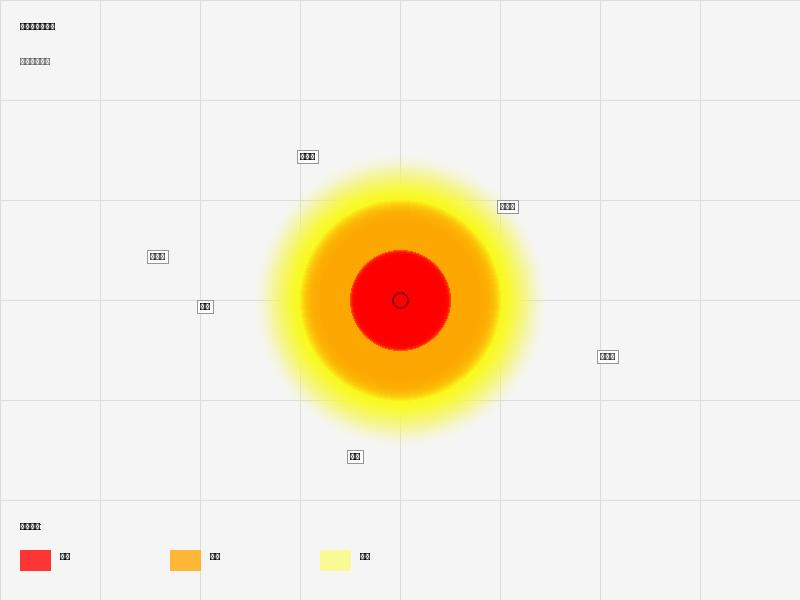
#> input picture data/sample_heatmap.jpg, 800 x 600 px
$ python heatmap_uploader.py --image ../data/sample_heatmap.jpg
#> lines starting #> are read from the running program, lines starting #| are printed output that depends on the picture; after the words box and inside, x2 and y2 are one past the last pixel; in counts of white or black regions, pixels touching at a corner belong together
### src/llm_client.py
#!/usr/bin/env python3
"""
统一LLM调用封装，支持多个大模型供应商
支持: Doubao (OpenAI-compatible), Anthropic Claude
"""

import os
import json
import base64
from typing import Optional
from dotenv import load_dotenv


class LLMClient:
    """统一的LLM客户端，根据配置自动选择Provider"""

    def __init__(self):
        load_dotenv()
        self.provider = os.getenv("LLM_PROVIDER", "doubao").lower()
        self.api_key = os.getenv("LLM_API_KEY")
        self.model = os.getenv("LLM_MODEL", "doubao-1-5-vision-pro-32k-250115")
        self.base_url = os.getenv("LLM_BASE_URL", "https://ark.volces.com/api/v3")

        if not self.api_key:
            raise ValueError("LLM_API_KEY not found in environment")

    # [147 lines left out: functions chat_with_image, chat, _chat_with_image_openai, _chat_with_image_anthropic, _chat_openai, _chat_anthropic, not called in this run]

### src/heatmap_uploader.py
#!/usr/bin/env python3
"""
热度图上传 & 权重自动更新系统
功能：上传热力图 → Claude Vision识别地点 → 高斯衰减计算权重 → 写入SQLite + JSON
"""

import os
import sys
import json
import math
import base64
import sqlite3
import argparse
from pathlib import Path
from typing import Tuple, List, Dict, Optional
from datetime import datetime
from dataclasses import dataclass, asdict
from dotenv import load_dotenv

import numpy as np
from PIL import Image
import requests

# 导入现有项目的模块
from .data_collector import _to_grid
from . import config
from .llm_client import LLMClient


@dataclass
class Place:
    """地点"""
    name: str
    lng: float
    lat: float
    heat_score: float = 0.0
    description: str = ""


@dataclass
class HeatCenter:
    """热度中心"""
    lng: float
    lat: float
    name: str = "热度中心"
    confidence: float = 0.0


def find_heat_center_pixel(image_path: str) -> Tuple[float, float, float]:
    """
    从图像中找热度最高的像素质心（基于红色通道）
    返回: (center_x, center_y, radius_px)
    """
#> called with image_path = '../data/sample_heatmap.jpg'
    img = Image.open(image_path)
#> img is the input picture: PIL image 800x600 RGB; mean R, G, B 244.7, 236.7, 220.1
    img_array = np.array(img)

    # 提取红色通道
    if len(img_array.shape) == 3:
        red_channel = img_array[:, :, 0]
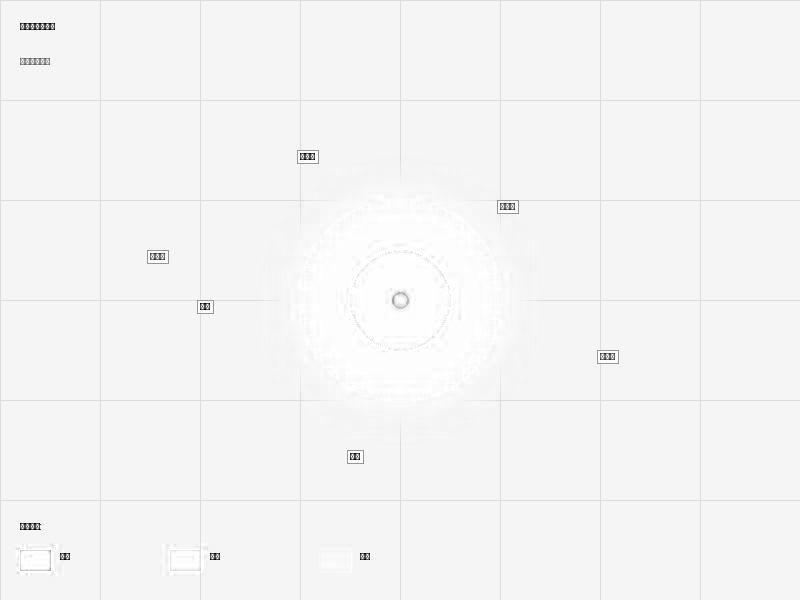
#> red_channel: shape (600, 800); min 0, max 255, mean 244.7
    else:
        red_channel = img_array

    # 找红色值 > 150 的像素
    hot_pixels = red_channel > 150
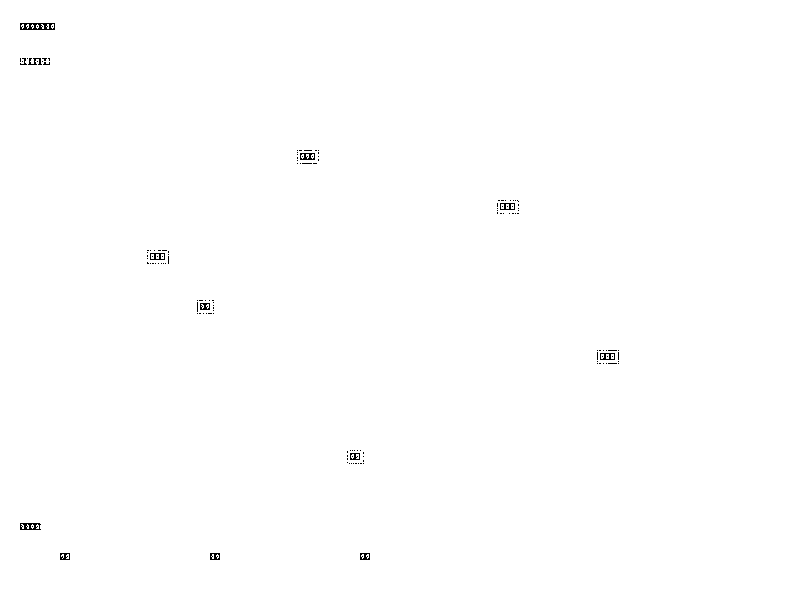
#> hot_pixels: shape (600, 800) bool; 99.8% white; black in thin lines or dots, all inside (x1, y1, x2, y2) = (20, 23, 619, 560)

    if not np.any(hot_pixels):
        print("⚠️  未检测到明显的热度区域（红色），使用图像中心")
        return img_array.shape[1] / 2, img_array.shape[0] / 2, 50.0

    # 计算热点区域的质心
    hot_coords = np.argwhere(hot_pixels)  # (y, x)
#> hot_coords = 478889 pairs, first value 0 to 599, second value 0 to 799
    center_y = np.mean(hot_coords[:, 0])
#> center_y = 299.5
    center_x = np.mean(hot_coords[:, 1])
#> center_x = 399.9

    # 计算热点区域的"半径"（标准差）
    radius = np.std(hot_coords) if len(hot_coords) > 1 else 50.0
#> radius = 210.1

    print(f"✓ 检测到热度中心: ({center_x:.0f}, {center_y:.0f}), 热点半径: {radius:.0f}px")
#| ✓ 检测到热度中心: (400, 300), 热点半径: 210px
    return float(center_x), float(center_y), float(radius)


def encode_image_to_base64(image_path: str) -> str:
    """图片转 base64"""
    with open(image_path, "rb") as img_file:
        return base64.standard_b64encode(img_file.read()).decode("utf-8")


def analyze_with_claude(image_path: str, heat_center_pixel: Tuple[float, float],
                       api_key: str = None) -> Dict:
    """
    调用大模型 Vision 识别图中的地点和热度中心地理坐标
    返回 {"heat_center": {...}, "places": [...]}
    """
    img_b64 = encode_image_to_base64(image_path)

    center_x, center_y = heat_center_pixel[:2]

    system_prompt = """你是地图识别专家。我会给你一张滴滴接单热力图（通常是高德地图截图）。

你需要完成以下任务：
1. 识别图中最红（热度最高）的中心区域，这是接单热点中心
2. 根据这个红色中心的位置和周围的地名、建筑、地标，推算其所在的经纬度
3. 识别图中能看到的所有重要地点、地标、街道、商业区的名称
4. 为每个地点估算经纬度（基于图的地理位置和相对位置）

返回严格的JSON格式，包含：
{
  "heat_center": {
    "lng": 116.39,
    "lat": 39.90,
    "name": "热度中心区域的描述",
    "confidence": 0.85
  },
  "places": [
    {"name": "地点名称", "lng": 116.40, "lat": 39.91},
    ...
  ]
}

关键提示：
- 热度中心的像素坐标约为 (""" + f"{center_x:.0f}" + """, """ + f"{center_y:.0f}" + """)
- 这有助于你定位热度中心在地图上的确切位置
- 返回的坐标应该在北京范围内 (lng: 116.1~116.85, lat: 39.75~40.18)
- 只返回JSON，不要有其他文本"""

    user_prompt = """请分析这张热力图，返回JSON格式的识别结果。"""

    try:
        llm = LLMClient()
        print(f"   使用 LLM Provider: {llm.provider}")
        response_text = llm.chat_with_image(system_prompt, user_prompt, img_b64).strip()
    except Exception as e:
        print(f"❌ LLM 调用失败: {e}")
        print(f"   请检查:")
        print(f"   1. LLM_API_KEY 是否正确设置在 .env 文件中")
        print(f"   2. LLM_PROVIDER 是否设置为正确的提供商 (doubao 或 anthropic)")
        print(f"   3. 网络连接是否正常")
        raise ValueError(f"大模型识别失败: {str(e)}")

    # 清理Markdown包装
    if response_text.startswith("```json"):
        response_text = response_text[7:]
    if response_text.startswith("```"):
        response_text = response_text[3:]
    if response_text.endswith("```"):
        response_text = response_text[:-3]

    response_text = response_text.strip()

    try:
        result = json.loads(response_text)
        print(f"✓ 模型识别了热度中心 & {len(result.get('places', []))} 个地点")
        return result
    except json.JSONDecodeError as e:
        print(f"❌ 模型返回的JSON解析失败: {e}")
        print(f"   原始响应: {response_text[:200]}")
        raise ValueError(f"模型返回格式错误: {str(e)}")


# [59 lines left out: functions haversine_distance, compute_gaussian_weights, not called in this run]


def infer_period() -> str:
    """根据当前时间推断时段"""
    h = datetime.now().hour
    if 7 <= h < 9:
        return "morning_peak"
    elif 10 <= h < 16:
        return "daytime"
    elif 17 <= h < 20:
        return "evening_peak"
    else:
        return "daytime"


# [127 lines left out: functions write_to_sqlite, match_place_to_poi, update_poi_json, not called in this run]


def run_pipeline(image_path: str, period: str = "auto", sigma_km: float = 3.0,
                db_path: str = "data/traffic.db",
                json_path: str = "output/poi_heat_weights.json",
                api_key: str = None) -> Dict:
    """
    完整流程：分析 → Vision → 权重 → 写入
    """
    print("\n" + "="*70)
    print("🔄 热度图上传管道启动")
    print("="*70)

    if not os.path.exists(image_path):
        raise FileNotFoundError(f"图片文件不存在: {image_path}")

    if period == "auto":
        period = infer_period()
        print(f"⏰ 自动推断时段: {period}")

    # Step 1: 找热度中心（像素）
    print("\n[Step 1/5] 像素分析...")
    center_px, center_py, radius_px = find_heat_center_pixel(image_path)
#> center_px = 399.9; center_py = 299.5; radius_px = 210.1

    # Step 2: Vision 识别
    print("\n[Step 2/5] Vision 识别...")
    claude_result = analyze_with_claude(image_path, (center_px, center_py))

    heat_center = claude_result.get("heat_center", {})
    places = claude_result.get("places", [])

    if not heat_center:
        raise ValueError("Claude未能识别热度中心")

    print(f"   热度中心: {heat_center.get('name')} ({heat_center['lng']}, {heat_center['lat']})")

    # Step 3: 高斯衰减计算权重
    print("\n[Step 3/5] 高斯衰减权重计算...")
    weighted_places = compute_gaussian_weights(places, heat_center, sigma_km)

    if not weighted_places:
        print("❌ 没有有效地点")
        error_detail = "模型无法识别图中的地点。可能原因：\n1. 图片不是有效的高德地图热力图\n2. 图片中没有清晰的地名或地标\n3. 热度中心无法准确定位"
        return {"success": False, "error": "模型未能识别到足够的地点信息", "detail": error_detail}

    # Step 4: 写入 SQLite
    print("\n[Step 4/5] 写入SQLite...")
    inserted = write_to_sqlite(weighted_places, period, db_path)

    # Step 5: 更新 POI JSON
    print("\n[Step 5/5] 更新POI热度JSON...")
    json_result = update_poi_json(weighted_places, json_path)

    # 结果总结
    print("\n" + "="*70)
    print("✅ 热度图上传完成！")
    print("="*70)
    print(f"SQLite 写入: {inserted} 条记录 (period={period})")
    print(f"POI JSON 更新: {json_result['updated']} 个POI")

    if json_result['details']:
        print("\n📊 Top 5 更新的POI:")
        for detail in json_result['details'][:5]:
            print(f"   {detail['name']}: {detail['old_score']:.2f} → {detail['new_score']:.2f}")

    return {
        "success": True,
        "inserted": inserted,
        "updated_pois": json_result["updated"],
        "heat_center": heat_center,
        "places_count": len(weighted_places),
        "period": period,
        "sigma_km": sigma_km,
    }


def main():
    parser = argparse.ArgumentParser(description="热度图上传 & 权重自动更新")
    parser.add_argument("--image", type=str, required=True, help="热力图路径")
    parser.add_argument("--period", type=str, default="auto",
                       choices=["morning_peak", "daytime", "evening_peak", "auto"],
                       help="时段(auto为自动推断)")
    parser.add_argument("--sigma", type=float, default=3.0, help="高斯衰减半径(km)")
    parser.add_argument("--db", type=str, default="data/traffic.db", help="SQLite数据库路径")
    parser.add_argument("--poi-json", type=str, default="output/poi_heat_weights.json",
                       help="POI热度JSON路径")

    args = parser.parse_args()

    try:
        result = run_pipeline(
            image_path=args.image,
            period=args.period,
            sigma_km=args.sigma,
            db_path=args.db,
            json_path=args.poi_json
        )
        sys.exit(0 if result.get("success") else 1)
    except Exception as e:
        print(f"\n❌ 错误: {e}")
#> (the run stopped early here; a loop or call above may not have finished)
